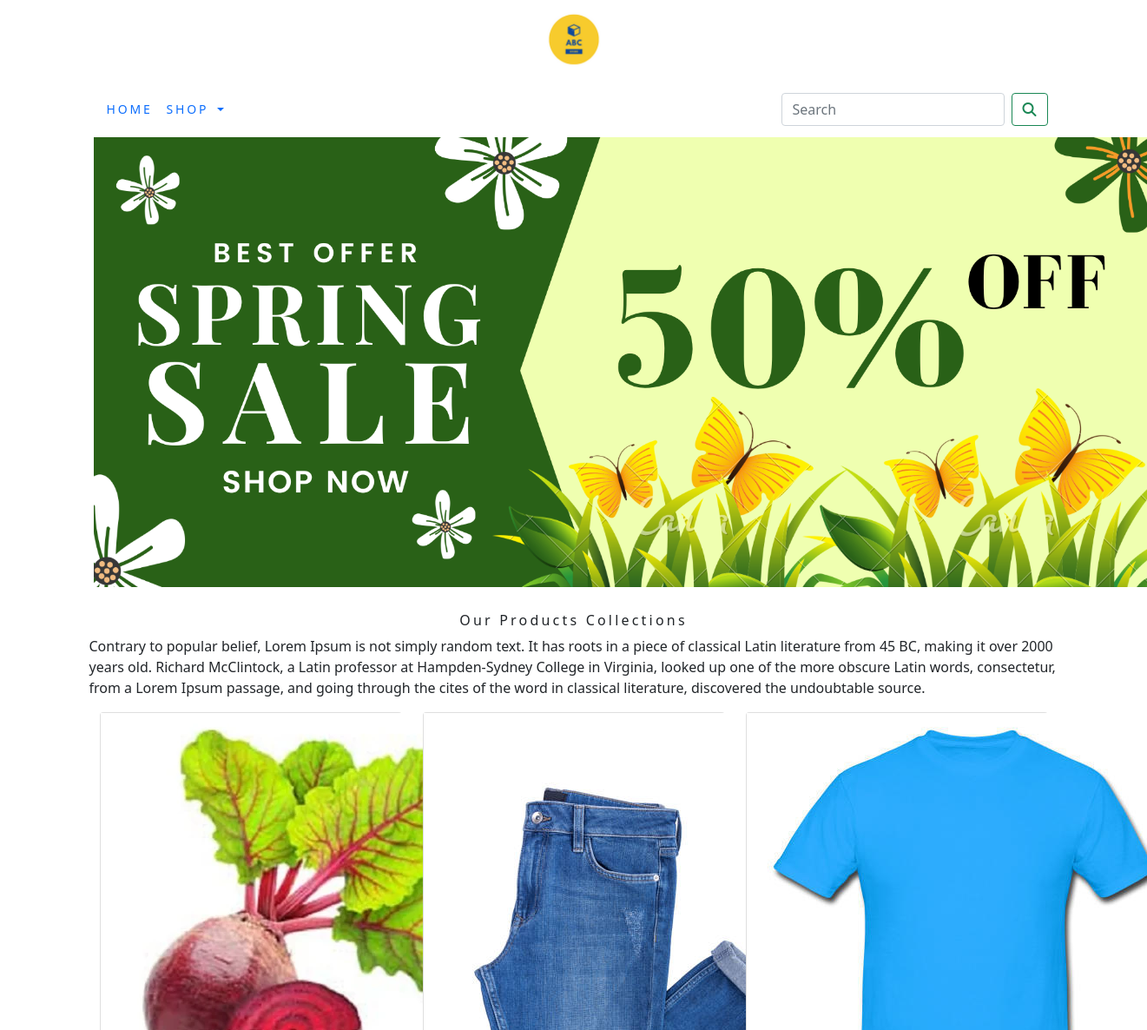
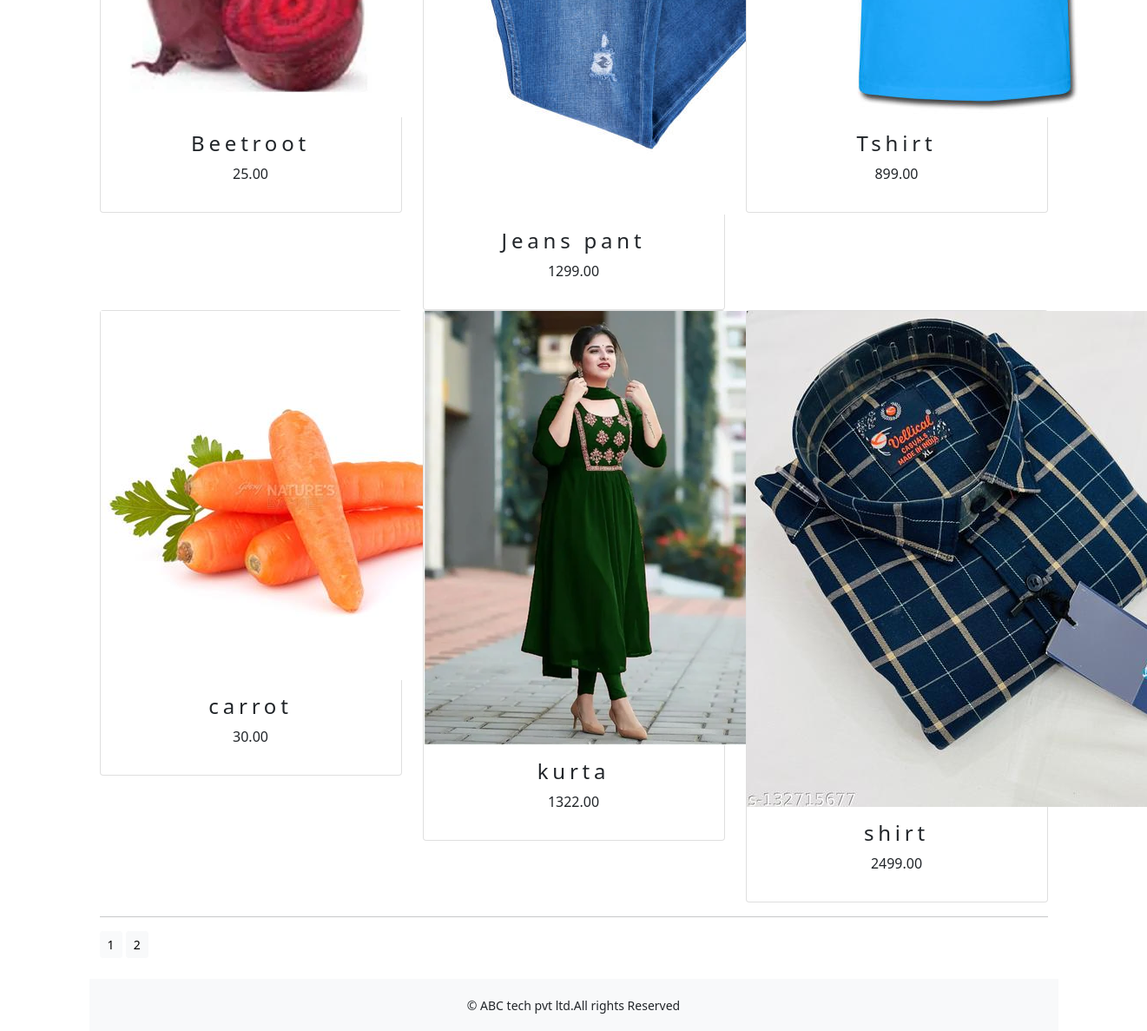
The app's page /shop/ with its own data (2 pictures, top to bottom).
### shop/models.py (models this page shows, shortened)
class Product(models.Model):
    name = models.CharField(max_length=250, unique=True)
    slug = models.SlugField(max_length=250, unique=True)
    description = models.TextField(blank=True)
    price=models.DecimalField(max_digits=10,decimal_places=2)
    category=models.ForeignKey(Category,on_delete=models.CASCADE)
    image = models.ImageField(upload_to='product', blank=True)
    stock=models.IntegerField()
    available=models.BooleanField(default=True)
    created=models.DateTimeField(auto_now_add=True)
    updated=models.DateTimeField(auto_now=True)
    def get_url(self):
        return reverse('shop:prodCatdetail',args=[self.category.slug,self.slug])
    class Meta:
        ordering=('name',)
        verbose_name='product'
        verbose_name_plural='products'

### shop/views.py (the view)
# urls.py: path('',views.allProdCat,name='allProdCat'),
def allProdCat(request,c_slug=None):
    c_page=None
    products_list=None
    if c_slug!=None:
        c_page=get_object_or_404(Category,slug=c_slug)
        products_list=Product.objects.all().filter(category=c_page,available=True)
    else:
        products_list=Product.objects.all().filter(available=True)
    paginator=Paginator(products_list,6)
    try:
        page=int(request.GET.get('page','1'))
    except:
        page=1
    try:
        products=paginator.page(page)
    except (EmptyPage,InvalidPage):
        products=paginator.page(paginator.num_pages)
    return render(request, "category.html", {'category': c_page, 'products': products})

### cart/context_processors.py (called while the page is built)
def counter(request):
    item_count=0
    if 'admin' in request.path:
        return
    else:
        try:
            cart=Cart.objects.filter(cart_id=_cart_id(request))
            car_items=CartItem.objects.all().filter(cart=cart[:1])
            for cart_item in car_items:
                item_count += cart_item.quantity
        except cart.DoesNotExist:
            item_count =0
    return  dict(item_count=item_count)

### cart/views.py (called while the page is built)
def _cart_id(request):
    cart=request.session.session_key
    if not cart:
        cart=request.session.create()
    return cart

### shop/context_processors.py (called while the page is built)
def menu_links(request):
    links= Category.objects.all()
    return dict(links=links)

### shop/models.py (called while the page is built)
    def get_url(self):
        return reverse('shop:product_by_category',args=[self.slug])

### shop/templates/category.html (shortened to what this page needs)
{% extends 'base.html' %}
{% load static %}
{% block content %}
<div class="mx_auto">
    {% if category %}
    <img class="my_image" src="{{category.image.url}}" alt="{{category.name}}">
</div>
  <br>
<div>
      <h1 class="text-center my_title">{{category.name}}</h1>
      <p class="text-justify">{{category.description}}</p>
</div>
     {% else %}
<div>
<img class="my_image_padding" src="{% static 'img/banner.png' %}" alt="our products" width="1250px;">
</div>
<br>
<div>
    <h1 class="text-center my_title">Our Products Collections</h1>
    <p class="text-justify">Contrary to popular belief, Lorem Ipsum is not simply random text. It has roots in a piece of classical Latin literature from 45 BC, making it over 2000 years old. Richard McClintock, a Latin professor at Hampden-Sydney College in Virginia, looked up one of the more obscure Latin words, consectetur, from a Lorem Ipsum passage, and going through the cites of the word in classical literature, discovered the undoubtable source.</p>
    </div>
    {% endif %}
<div class="container">
    <div class="row mx_auto">
        {% for product in products.object_list %}
        <div class="my_bottom_margi col-9 col-sm-12 col-md-4 col-lg-4">
            <div class="card text-center" style="min-width:18rem;">
                <a href="{{product.get_url}}"><img class="card-image-top ,my_image" src="{{product.image.url}}"alt="{{product.name}}"></a>
                <div class="card-body">
                    <h4>{{product.name}}</h4>
                    <p>{{product.price}}</p>
                </div>
            </div>
        </div>
        {% endfor %}
    </div>
    <div class="mx_auto">
        {% if products.paginator.num_pages > 1 %}
        <hr>
        <div class="text_center">
            {% for pg in products.paginator.page_range %}
                  <a href="?page={{pg}}" class="btn btn-light btn-sm {% if products.number == pg %} active {% endif %}">{{pg}}</a>
            {% endfor %}
        </div>
        {% endif %}
    </div>
    <br>
</div>
{% endblock %}

### shop/templates/base.html (shortened to what this page needs)
{% load static %}
<!DOCTYPE html>
<html lang="en">
<head>
    <link rel="stylesheet" href="{% static 'css/custom.css' %}">
         <link href="{% static 'css/bootstrap.min.css' %}" rel="stylesheet">
</head>
<body>
<div class="container">
    {% include 'header.html' %}
    {% include 'navbar.html' %}
    {% block content %}
    {% endblock %}
</div>
   {% include 'footer.html' %}
</body>
</html>

### shop/templates/header.html
{% load static %}
<header>
    <center>
       <a href="{%url 'shop:allProdCat' %}"> </a> <img src="{% static 'img/logo.png' %}" style="max-width:80px" alt="logimage">
    </center>
</header>

### shop/templates/navbar.html (shortened to what this page needs)
<nav class="navbar navbar-expand-lg bg-body-tertiary">
  <div class="container-fluid">
    <div class="collapse navbar-collapse" id="navbarSupportedContent">
      <ul class="navbar-nav me-auto mb-2 mb-lg-0">
        <li class="nav-item">
          <a class="nav-link" href="#">Home</a>
        </li>
        <li class="nav-item dropdown {% if 'Shop' in request.path %} active {% endif %}">
          <a class="nav-link dropdown-toggle" href="#" role="button" data-bs-toggle="dropdown" aria-expanded="false">
        Shop
          </a>
        </li>
      </ul>
      <form class="d-flex" action="{% url 'search_app:SearchResult' %}" method="get">
        <input class="form-control me-2" type="search" placeholder="Search" name="q" aria-label="Search">
        <button class="btn btn-outline-success" type="submit"><i class="fa fa-search"></i></button>
      </form>
    </div>
  </div>
</nav>

### shop/templates/footer.html
<div class="footer navbar-fixed-bottom my_footer">
    <p class="text-center">&copy; ABC tech pvt ltd.All rights Reserved</p>
</div>

### shop/static/css/custom.css (style rules this page uses)
body { font-family: 'Roboto', sans-serif; }
.nav-item { letter-spacing : .2em; font-size :14px; text-transform :uppercase; }
.my_footer { background-color:#f8f9fa; height:60px; }
.my_footer p { padding-top: 20px; font-size:14px; }
.my_title { font-size:16px; text_transform:uppercase; letter-spacing:.2em; }
.my_image_padding { padding:5px; }
.card-body h4 { font-size:14px text-transform:uppercase; letter-spacing:.2em }

### records on screen
Product: image (picture), name "Beetroot", price "25.00"
Product: image (picture), name "Jeans pant", price "1299.00"
Product: image (picture), name "Tshirt", price "899.00"
Product: image (picture), name "carrot", price "30.00"
Product: image (picture), name "kurta", price "1322.00"
Product: image (picture), name "shirt", price "2499.00"

### other values on screen
{{ pg }} "1" "2"
